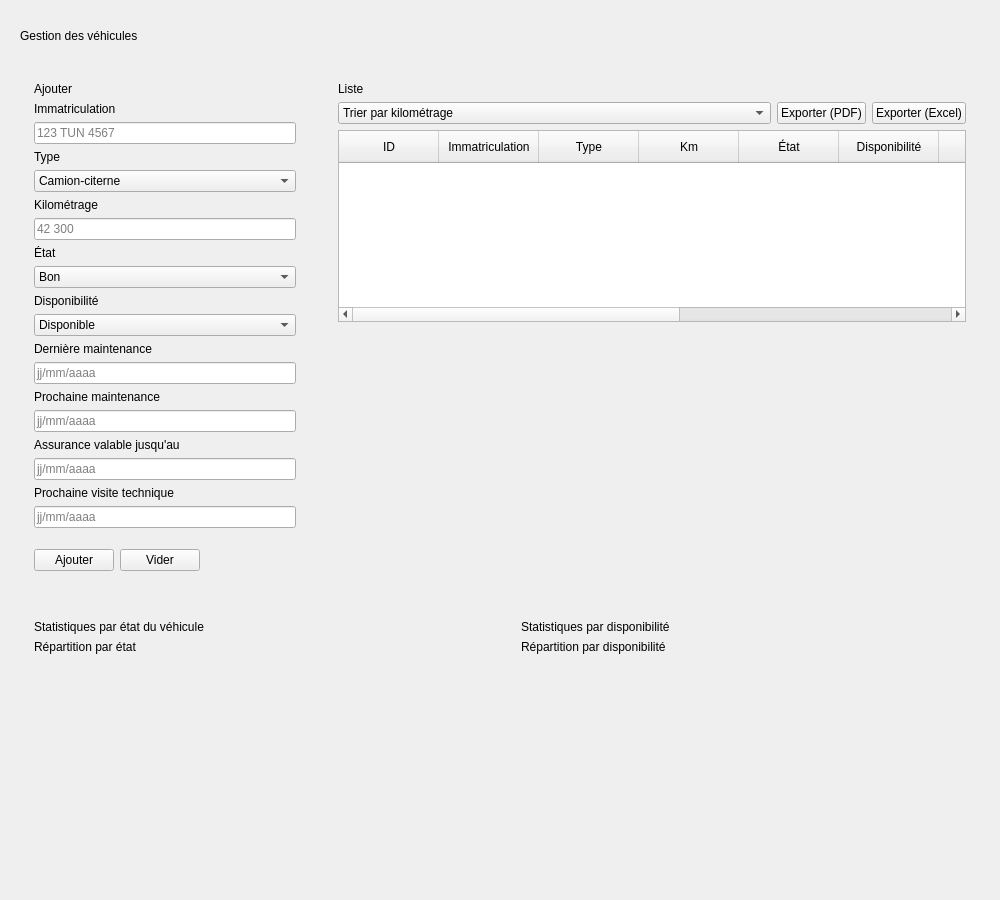
<?xml version="1.0" encoding="UTF-8"?>
<ui version="4.0">
 <class>VehiculePage</class>
 <widget class="QWidget" name="VehiculePage">
  <property name="geometry"><rect><x>0</x><y>0</y><width>1000</width><height>900</height></rect></property>
  <property name="minimumSize">
   <size><width>900</width><height>0</height></size>
  </property>
  <layout class="QVBoxLayout" name="rootLayout">
   <property name="spacing">
    <number>14</number>
   </property>
   <property name="leftMargin">
    <number>20</number>
   </property>
   <property name="topMargin">
    <number>16</number>
   </property>
   <property name="rightMargin">
    <number>20</number>
   </property>
   <property name="bottomMargin">
    <number>20</number>
   </property>
   <item>
    <layout class="QHBoxLayout" name="headLayout">
     <item>
      <widget class="QLabel" name="pageTitle">
       <property name="text">
        <string>Gestion des véhicules</string>
       </property>
      </widget>
     </item>
     <item>
      <spacer name="headSpacer">
       <property name="orientation">
        <enum>Qt::Orientation::Horizontal</enum>
       </property>
       <property name="sizeHint" stdset="0">
        <size><width>20</width><height>40</height></size>
       </property>
      </spacer>
     </item>
     <item>
      <widget class="QLabel" name="banner">
       <property name="maximumSize">
        <size><width>520</width><height>16777215</height></size>
       </property>
       <property name="visible">
        <bool>false</bool>
       </property>
       <property name="wordWrap">
        <bool>true</bool>
       </property>
      </widget>
     </item>
    </layout>
   </item>
   <item>
    <layout class="QHBoxLayout" name="row1" stretch="0,1">
     <property name="spacing">
      <number>14</number>
     </property>
     <item alignment="Qt::AlignmentFlag::AlignTop">
      <widget class="QFrame" name="formCard">
       <property name="minimumSize">
        <size><width>290</width><height>0</height></size>
       </property>
       <property name="maximumSize">
        <size><width>290</width><height>16777215</height></size>
       </property>
       <property name="card" stdset="0">
        <bool>true</bool>
       </property>
       <layout class="QVBoxLayout" name="formCardLayout">
        <property name="spacing">
         <number>6</number>
        </property>
        <property name="leftMargin">
         <number>14</number>
        </property>
        <property name="topMargin">
         <number>12</number>
        </property>
        <property name="rightMargin">
         <number>14</number>
        </property>
        <property name="bottomMargin">
         <number>14</number>
        </property>
        <item>
         <widget class="QLabel" name="formTitle">
          <property name="text">
           <string>Ajouter</string>
          </property>
          <property name="cardTitle" stdset="0">
           <bool>true</bool>
          </property>
         </widget>
        </item>
        <item>
         <widget class="QLabel" name="lblPlate">
          <property name="text">
           <string>Immatriculation</string>
          </property>
          <property name="fieldLabel" stdset="0">
           <bool>true</bool>
          </property>
         </widget>
        </item>
        <item>
         <widget class="QLineEdit" name="plateEdit">
          <property name="placeholderText">
           <string>123 TUN 4567</string>
          </property>
         </widget>
        </item>
        <item>
         <widget class="QLabel" name="lblType">
          <property name="text">
           <string>Type</string>
          </property>
          <property name="fieldLabel" stdset="0">
           <bool>true</bool>
          </property>
         </widget>
        </item>
        <item>
         <widget class="QComboBox" name="typeCombo">
          <item>
           <property name="text">
            <string>Camion-citerne</string>
           </property>
          </item>
          <item>
           <property name="text">
            <string>Ambulance</string>
           </property>
          </item>
          <item>
           <property name="text">
            <string>Échelle aérienne</string>
           </property>
          </item>
          <item>
           <property name="text">
            <string>Fourgon pompe</string>
           </property>
          </item>
          <item>
           <property name="text">
            <string>Véhicule léger</string>
           </property>
          </item>
         </widget>
        </item>
        <item>
         <widget class="QLabel" name="lblKm">
          <property name="text">
           <string>Kilométrage</string>
          </property>
          <property name="fieldLabel" stdset="0">
           <bool>true</bool>
          </property>
         </widget>
        </item>
        <item>
         <widget class="QLineEdit" name="kmEdit">
          <property name="placeholderText">
           <string>42 300</string>
          </property>
         </widget>
        </item>
        <item>
         <widget class="QLabel" name="lblEtat">
          <property name="text">
           <string>État</string>
          </property>
          <property name="fieldLabel" stdset="0">
           <bool>true</bool>
          </property>
         </widget>
        </item>
        <item>
         <widget class="QComboBox" name="etatCombo">
          <item>
           <property name="text">
            <string>Bon</string>
           </property>
          </item>
          <item>
           <property name="text">
            <string>À surveiller</string>
           </property>
          </item>
          <item>
           <property name="text">
            <string>Hors service</string>
           </property>
          </item>
         </widget>
        </item>
        <item>
         <widget class="QLabel" name="lblDispo">
          <property name="text">
           <string>Disponibilité</string>
          </property>
          <property name="fieldLabel" stdset="0">
           <bool>true</bool>
          </property>
         </widget>
        </item>
        <item>
         <widget class="QComboBox" name="dispoCombo">
          <item>
           <property name="text">
            <string>Disponible</string>
           </property>
          </item>
          <item>
           <property name="text">
            <string>En intervention</string>
           </property>
          </item>
          <item>
           <property name="text">
            <string>En maintenance</string>
           </property>
          </item>
         </widget>
        </item>
        <item>
         <widget class="QLabel" name="lblLast">
          <property name="text">
           <string>Dernière maintenance</string>
          </property>
          <property name="fieldLabel" stdset="0">
           <bool>true</bool>
          </property>
         </widget>
        </item>
        <item>
         <widget class="QLineEdit" name="lastMaintEdit">
          <property name="placeholderText">
           <string>jj/mm/aaaa</string>
          </property>
         </widget>
        </item>
        <item>
         <widget class="QLabel" name="lblNext">
          <property name="text">
           <string>Prochaine maintenance</string>
          </property>
          <property name="fieldLabel" stdset="0">
           <bool>true</bool>
          </property>
         </widget>
        </item>
        <item>
         <widget class="QLineEdit" name="nextMaintEdit">
          <property name="placeholderText">
           <string>jj/mm/aaaa</string>
          </property>
         </widget>
        </item>
        <item>
         <widget class="QLabel" name="lblIns">
          <property name="text">
           <string>Assurance valable jusqu'au</string>
          </property>
          <property name="fieldLabel" stdset="0">
           <bool>true</bool>
          </property>
         </widget>
        </item>
        <item>
         <widget class="QLineEdit" name="insuranceEdit">
          <property name="placeholderText">
           <string>jj/mm/aaaa</string>
          </property>
         </widget>
        </item>
        <item>
         <widget class="QLabel" name="lblTech">
          <property name="text">
           <string>Prochaine visite technique</string>
          </property>
          <property name="fieldLabel" stdset="0">
           <bool>true</bool>
          </property>
         </widget>
        </item>
        <item>
         <widget class="QLineEdit" name="techEdit">
          <property name="placeholderText">
           <string>jj/mm/aaaa</string>
          </property>
         </widget>
        </item>
        <item>
         <spacer name="formSpacer">
          <property name="orientation">
           <enum>Qt::Orientation::Vertical</enum>
          </property>
          <property name="sizeType">
           <enum>QSizePolicy::Policy::Fixed</enum>
          </property>
          <property name="sizeHint" stdset="0">
           <size><width>20</width><height>6</height></size>
          </property>
         </spacer>
        </item>
        <item>
         <layout class="QHBoxLayout" name="formButtons">
          <item>
           <widget class="QPushButton" name="btnAdd">
            <property name="text">
             <string>Ajouter</string>
            </property>
           </widget>
          </item>
          <item>
           <widget class="QPushButton" name="btnClear">
            <property name="text">
             <string>Vider</string>
            </property>
           </widget>
          </item>
          <item>
           <spacer name="formBtnSpacer">
            <property name="orientation">
             <enum>Qt::Orientation::Horizontal</enum>
            </property>
            <property name="sizeHint" stdset="0">
             <size><width>20</width><height>40</height></size>
            </property>
           </spacer>
          </item>
         </layout>
        </item>
       </layout>
      </widget>
     </item>
     <item alignment="Qt::AlignmentFlag::AlignTop">
      <widget class="QFrame" name="listCard">
       <property name="card" stdset="0">
        <bool>true</bool>
       </property>
       <layout class="QVBoxLayout" name="listCardLayout">
        <property name="spacing">
         <number>6</number>
        </property>
        <property name="leftMargin">
         <number>14</number>
        </property>
        <property name="topMargin">
         <number>12</number>
        </property>
        <property name="rightMargin">
         <number>14</number>
        </property>
        <property name="bottomMargin">
         <number>14</number>
        </property>
        <item>
         <widget class="QLabel" name="listTitle">
          <property name="text">
           <string>Liste</string>
          </property>
          <property name="cardTitle" stdset="0">
           <bool>true</bool>
          </property>
         </widget>
        </item>
        <item>
         <layout class="QHBoxLayout" name="listToolbar" stretch="1,0,0">
          <item>
           <widget class="QComboBox" name="sortCombo">
            <item>
             <property name="text">
              <string>Trier par kilométrage</string>
             </property>
            </item>
            <item>
             <property name="text">
              <string>Trier par ID</string>
             </property>
            </item>
            <item>
             <property name="text">
              <string>Trier par immatriculation</string>
             </property>
            </item>
            <item>
             <property name="text">
              <string>Trier par prochaine maintenance</string>
             </property>
            </item>
           </widget>
          </item>
          <item>
           <widget class="QPushButton" name="btnPdf">
            <property name="text">
             <string>Exporter (PDF)</string>
            </property>
           </widget>
          </item>
          <item>
           <widget class="QPushButton" name="btnExcel">
            <property name="text">
             <string>Exporter (Excel)</string>
            </property>
           </widget>
          </item>
         </layout>
        </item>
        <item>
         <widget class="QTableWidget" name="table">
          <property name="focusPolicy">
           <enum>Qt::FocusPolicy::NoFocus</enum>
          </property>
          <property name="verticalScrollBarPolicy">
           <enum>Qt::ScrollBarPolicy::ScrollBarAlwaysOff</enum>
          </property>
          <property name="editTriggers">
           <set>QAbstractItemView::EditTrigger::NoEditTriggers</set>
          </property>
          <property name="selectionMode">
           <enum>QAbstractItemView::SelectionMode::NoSelection</enum>
          </property>
          <property name="showGrid">
           <bool>false</bool>
          </property>
          <property name="wordWrap">
           <bool>true</bool>
          </property>
          <attribute name="verticalHeaderVisible"><bool>false</bool></attribute>
          <attribute name="verticalHeaderDefaultSectionSize"><number>58</number></attribute>
          <column>
           <property name="text">
            <string>ID</string>
           </property>
          </column>
          <column>
           <property name="text">
            <string>Immatriculation</string>
           </property>
          </column>
          <column>
           <property name="text">
            <string>Type</string>
           </property>
          </column>
          <column>
           <property name="text">
            <string>Km</string>
           </property>
          </column>
          <column>
           <property name="text">
            <string>État</string>
           </property>
          </column>
          <column>
           <property name="text">
            <string>Disponibilité</string>
           </property>
          </column>
          <column>
           <property name="text">
            <string>Dernière
maint.</string>
           </property>
          </column>
          <column>
           <property name="text">
            <string>Prochaine
maint.</string>
           </property>
          </column>
          <column>
           <property name="text">
            <string>Assurance</string>
           </property>
          </column>
          <column>
           <property name="text">
            <string>Visite
technique</string>
           </property>
          </column>
          <column>
           <property name="text">
            <string>Actions</string>
           </property>
          </column>
         </widget>
        </item>
       </layout>
      </widget>
     </item>
    </layout>
   </item>
   <item>
    <layout class="QHBoxLayout" name="statsRow" stretch="1,1">
     <property name="spacing">
      <number>14</number>
     </property>
     <item>
      <widget class="QFrame" name="statsEtatCard">
       <property name="card" stdset="0">
        <bool>true</bool>
       </property>
       <layout class="QVBoxLayout" name="statsEtatCardLayout">
        <property name="spacing">
         <number>6</number>
        </property>
        <property name="leftMargin">
         <number>14</number>
        </property>
        <property name="topMargin">
         <number>12</number>
        </property>
        <property name="rightMargin">
         <number>14</number>
        </property>
        <property name="bottomMargin">
         <number>14</number>
        </property>
        <item>
         <widget class="QLabel" name="statsEtatTitle">
          <property name="text">
           <string>Statistiques par état du véhicule</string>
          </property>
          <property name="cardTitle" stdset="0">
           <bool>true</bool>
          </property>
         </widget>
        </item>
        <item>
         <widget class="QLabel" name="lblEtatSub">
          <property name="text">
           <string>Répartition par état</string>
          </property>
          <property name="muted" stdset="0">
           <bool>true</bool>
          </property>
         </widget>
        </item>
        <item>
         <layout class="QHBoxLayout" name="statsEtatCardRow">
          <property name="spacing">
           <number>18</number>
          </property>
          <item>
           <widget class="VehiculeDonutWidget" name="donutEtat" native="true"/>
          </item>
          <item>
           <widget class="QLabel" name="legendEtat">
            <property name="textFormat">
             <enum>Qt::TextFormat::RichText</enum>
            </property>
           </widget>
          </item>
          <item>
           <spacer name="statsEtatCardStretch">
            <property name="orientation">
             <enum>Qt::Orientation::Horizontal</enum>
            </property>
            <property name="sizeHint" stdset="0">
             <size><width>20</width><height>40</height></size>
            </property>
           </spacer>
          </item>
         </layout>
        </item>
       </layout>
      </widget>
     </item>
     <item>
      <widget class="QFrame" name="statsDispoCard">
       <property name="card" stdset="0">
        <bool>true</bool>
       </property>
       <layout class="QVBoxLayout" name="statsDispoCardLayout">
        <property name="spacing">
         <number>6</number>
        </property>
        <property name="leftMargin">
         <number>14</number>
        </property>
        <property name="topMargin">
         <number>12</number>
        </property>
        <property name="rightMargin">
         <number>14</number>
        </property>
        <property name="bottomMargin">
         <number>14</number>
        </property>
        <item>
         <widget class="QLabel" name="statsDispoTitle">
          <property name="text">
           <string>Statistiques par disponibilité</string>
          </property>
          <property name="cardTitle" stdset="0">
           <bool>true</bool>
          </property>
         </widget>
        </item>
        <item>
         <widget class="QLabel" name="lblDispoSub">
          <property name="text">
           <string>Répartition par disponibilité</string>
          </property>
          <property name="muted" stdset="0">
           <bool>true</bool>
          </property>
         </widget>
        </item>
        <item>
         <layout class="QHBoxLayout" name="statsDispoCardRow">
          <property name="spacing">
           <number>18</number>
          </property>
          <item>
           <widget class="VehiculeDonutWidget" name="donutDispo" native="true"/>
          </item>
          <item>
           <widget class="QLabel" name="legendDispo">
            <property name="textFormat">
             <enum>Qt::TextFormat::RichText</enum>
            </property>
           </widget>
          </item>
          <item>
           <spacer name="statsDispoCardStretch">
            <property name="orientation">
             <enum>Qt::Orientation::Horizontal</enum>
            </property>
            <property name="sizeHint" stdset="0">
             <size><width>20</width><height>40</height></size>
            </property>
           </spacer>
          </item>
         </layout>
        </item>
       </layout>
      </widget>
     </item>
    </layout>
   </item>
   <item>
    <spacer name="rootSpacer">
     <property name="orientation">
      <enum>Qt::Orientation::Vertical</enum>
     </property>
     <property name="sizeHint" stdset="0">
      <size><width>20</width><height>40</height></size>
     </property>
    </spacer>
   </item>
  </layout>
 </widget>
 <customwidgets>
  <customwidget>
   <class>VehiculeDonutWidget</class>
   <extends>QWidget</extends>
   <header>vehiculedonut.h</header>
  </customwidget>
 </customwidgets>
 <resources/>
 <connections/>
</ui>
